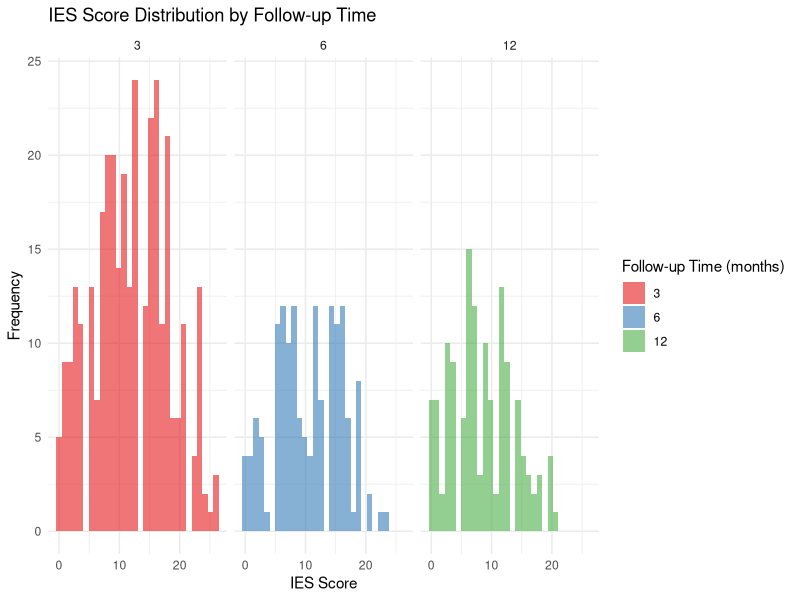
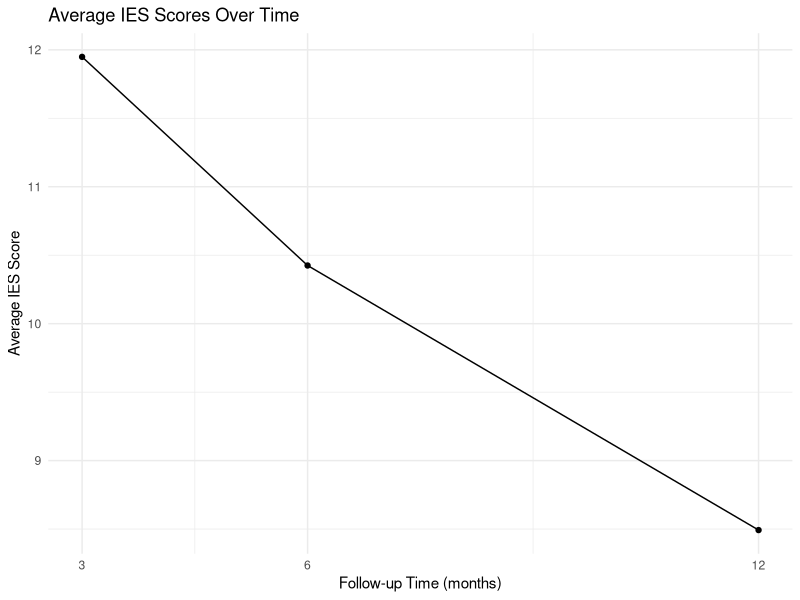

Here is the R script that generated these plots, in order:
getwd()
setwd("D:/Homework")

install.packages('readr')
install.packages("Matrix")
install.packages("lme4")

# Load necessary libraries
library(ggplot2)
library(dplyr)
library(readr)

# Load the data
data <- read_csv("Final_Project_Data.csv")


# Part 0 : Data Exploration
age_summary <- summary(data$fam_age)

# Frequency counts for categorical variables
hispanic_summary <- table(data$fam_hispanic)
race_summary <- table(data$fam_race)
female_summary <- table(data$fam_female)

# Print summaries
print(age_summary)
print(hispanic_summary)
print(race_summary)
print(female_summary)



# Drop NA values for IES for plotting
data_filtered  <- na.omit(data[c("IES", "followup","fam_female")])

# Load necessary libraries
library(ggplot2)

# Plotting distribution of IES scores by follow-up time using separate plots for each time with fixed scales
p1 <- ggplot(data, aes(x = IES, fill = factor(followup))) +
  geom_histogram(bins = 30, alpha = 0.6, position = "identity") +
  scale_fill_brewer(palette = "Set1", name = "Follow-up Time (months)") +
  labs(title = "IES Score Distribution by Follow-up Time",
       x = "IES Score", y = "Frequency") +
  theme_minimal() +
  facet_wrap(~followup, scales = "fixed")  # Use fixed scales for consistent y-axis across facets

# Print the plot
print(p1)



average_IES <- data %>%
  group_by(followup) %>%
  summarise(mean_IES = mean(IES, na.rm = TRUE))

p2 <- ggplot(average_IES, aes(x = followup, y = mean_IES, group = 1)) +
  geom_line() +
  geom_point() +
  scale_x_continuous(breaks = c(3, 6, 12)) +
  labs(title = "Average IES Scores Over Time",
       x = "Follow-up Time (months)",
       y = "Average IES Score") +
  theme_minimal()

# Print the plot
print(p2)



# Part 1 : Research Question 1


install.packages("Matrix", dependencies = TRUE)

library(lme4)
# Assuming 'IES' as the response variable and 'followup' as a fixed effect, and 'id' as a random effect
model_lmm <- lmer(IES ~ followup + (1|id), data = data)
summary(model_lmm)


update.packages(checkBuilt = TRUE, ask = FALSE)


version
# Part 2 : Research Question 2

